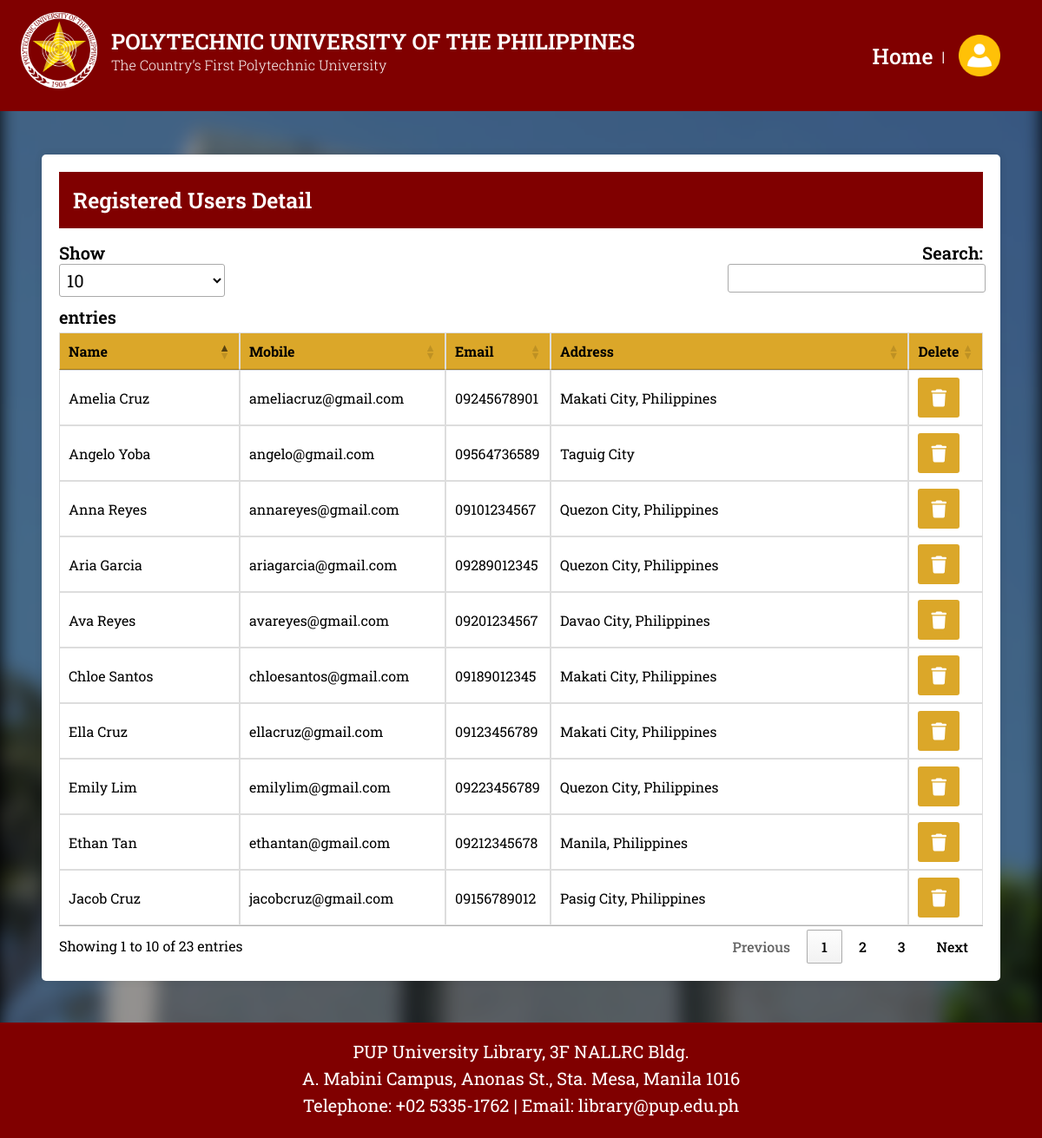
/admin/regusers.php, run on the app's committed database.
### tables this page shows
CREATE TABLE `users` (
  `id` int(11) NOT NULL AUTO_INCREMENT,
  `name` varchar(50) NOT NULL,
  `email` varchar(100) NOT NULL,
  `password` varchar(100) NOT NULL,
  `mobile` varchar(11) NOT NULL,
  `address` varchar(250) NOT NULL,
  PRIMARY KEY (`id`)
);

### admin/regusers.php (the view, shortened to what this page needs)
<?php
$connection = mysqli_connect("localhost", "admin", "password");
$query = "select * from users";
?>
<!DOCTYPE html>
<html lang="en">
<head>
  <link rel="stylesheet" href="../css/admin.css" />
  <link rel="stylesheet" type="text/css" href="https://cdn.datatables.net/1.10.25/css/jquery.dataTables.min.css">
</head>
<body>
  <?php include('admin_navbar.php') ?>
  <div class="content">
    <div class="card">
      <div class="card-header">
        <h1>Registered Users Detail</h1>
      </div>
      <div class="card-body">
        <table class="table" id="myTable">
          <thead>
            <tr>
              <th>Name</th>
              <th>Mobile</th>
              <th>Email</th>
              <th>Address</th>
              <th>Delete</th>
            </tr>
          </thead>
          <tbody>
            <?php
            $query_run = mysqli_query($connection, $query);
            while ($row = mysqli_fetch_assoc($query_run)) {
              $id = $row['id'];
              $name = $row['name'];
              $email = $row['email'];
              $mobile = $row['mobile'];
              $address = $row['address'];
              ?>
              <tr>
                <td>
                  <?php echo $name; ?>
                </td>
                <td>
                  <?php echo $email; ?>
                </td>
                <td>
                  <?php echo $mobile; ?>
                </td>
                <td>
                  <?php echo $address; ?>
                </td>
                <td>
                  <button class="btn delete-btn" data-user-id="<?php echo $id; ?>">
                    <i class="fa-solid fa-trash"></i>
                  </button>
                </td>
              </tr>
              <?php
            }
            ?>
          </tbody>
        </table>
      </div>
    </div>
  </div>
</body>
<?php include('../includes/footer.php'); ?>
</html>

### css/admin.css (style rules this page uses)
* { margin: 0; padding: 0; box-sizing: border-box; font-family: 'Roboto Slab', serif; }
:root { --primary: #800000; --primary-dark: #4d0000; --secondary: #dba729; --secondary-dark: #a7801f; --text: #FFFFFF; }
body { background-color: #000000; margin: 0; padding: 0; }
body::before { content: ""; position: fixed; top: 0; right: 0; bottom: 0; left: 0; background-image: url("../assets/home_bg.jpg"); background-size: cover; filter: blur(10px); opacity: .6; z-index: -1; }
.content { display: block; margin: 3rem; }
.card { display: flex; flex-direction: column; justify-content: center; margin: auto; min-width: 350px; padding: 20px; background-color: #fff; border-radius: 5px; box-shadow: 0 0 10px rgba(0, 0, 0, 0.1); margin-top: 50px; }
.card .card-header { display: flex; align-items: center; justify-content: space-between; background-color: var(--primary); color: var(--text); padding: 1rem; margin-bottom: 15px; }
.card button { background-color: var(--secondary); color: #fff; padding: 10px 15px; border: none; border-radius: 3px; cursor: pointer; font-size: 20px; font-style: normal; font-weight: 500; line-height: normal; transition: background-color 0.3s ease; }
.table { width: 100%; border-collapse: collapse; }
.table th, .table td { border: 1px solid #ddd; padding: 8px; text-align: left; }
.table td { font-size: 16px; font-style: normal; font-weight: 400; line-height: normal; }
.table th { font-size: 16px; font-style: normal; font-weight: 600; line-height: normal; background-color: var(--secondary); }
h1 { font-size: 25px; font-style: normal; font-weight: 600; line-height: normal; }

### data on the page
users: name "Angelo Yoba", email "angelo@gmail.com", mobile "09564736589", address "Taguig City"
users: name "Anna Reyes", email "annareyes@gmail.com", mobile "09101234567", address "Quezon City, Philippines"
users: name "Ella Cruz", email "ellacruz@gmail.com", mobile "09123456789", address "Makati City, Philippines"
users: name "Jacob Cruz", email "jacobcruz@gmail.com", mobile "09156789012", address "Pasig City, Philippines"
users: name "Chloe Santos", email "chloesantos@gmail.com", mobile "09189012345", address "Makati City, Philippines"
users: name "Ava Reyes", email "avareyes@gmail.com", mobile "09201234567", address "Davao City, Philippines"
users: name "Ethan Tan", email "ethantan@gmail.com", mobile "09212345678", address "Manila, Philippines"
users: name "Emily Lim", email "emilylim@gmail.com", mobile "09223456789", address "Quezon City, Philippines"
users: name "Amelia Cruz", email "ameliacruz@gmail.com", mobile "09245678901", address "Makati City, Philippines"
users: name "Aria Garcia", email "ariagarcia@gmail.com", mobile "09289012345", address "Quezon City, Philippines"
